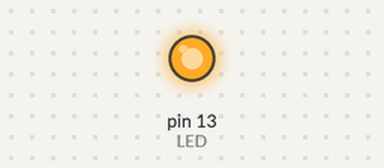
Recording of a program running on a simulated Arduino Uno, built with avr-gcc and run on an emulated ATmega328P. Shown: output pins drawn as LEDs (lit = HIGH). What the program prints to the serial monitor is not drawn.

Above: at 7.8 s.
At 17.8 s:
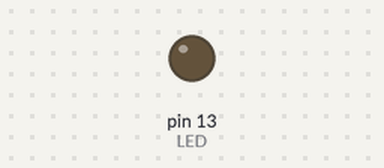
Timing chart, 0 to 28.8 s (numbered marks = the images above):
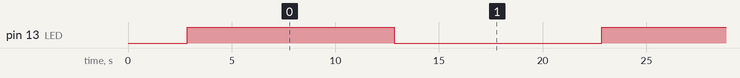

The program:

main.cpp
```cpp
#include "Arduino.h"

int initialValue = OSCCAL;

void setup() {
  OSCCAL = 152;
  Serial.begin(115200);
  Serial.print("Factory OSCCAL value: ");
  Serial.println(initialValue);

  delay(1000);

  int start = initialValue - 30;
  int end = initialValue + 30;
  for(int i = start; i <= end; i++) {
    OSCCAL = i;
    Serial.print("Trying value ");
    Serial.println(OSCCAL);
    delay(30);
  }

  OSCCAL = 152;
  Serial.print("Trying value ");
  Serial.println(OSCCAL);

  Serial.println("Done!");
  pinMode(13, OUTPUT);
}

void loop() {
  digitalWrite(13,!digitalRead(13));// Turn the LED from off to on, or on to off
  delay(10000);          // Wait for 1 second (1000 milliseconds)
}
```

Measured:
- by itself, pin 13 (LED): alternates HIGH for 10.0 s and LOW for 10.0 s
